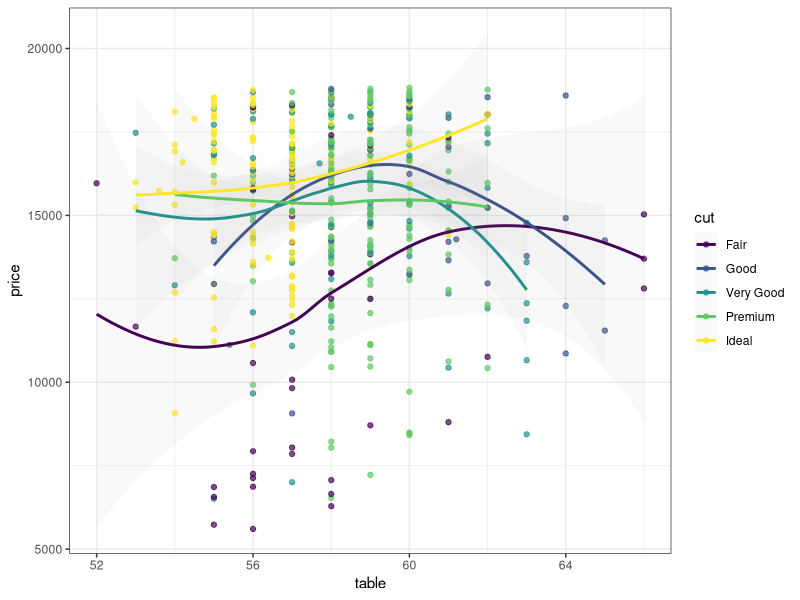
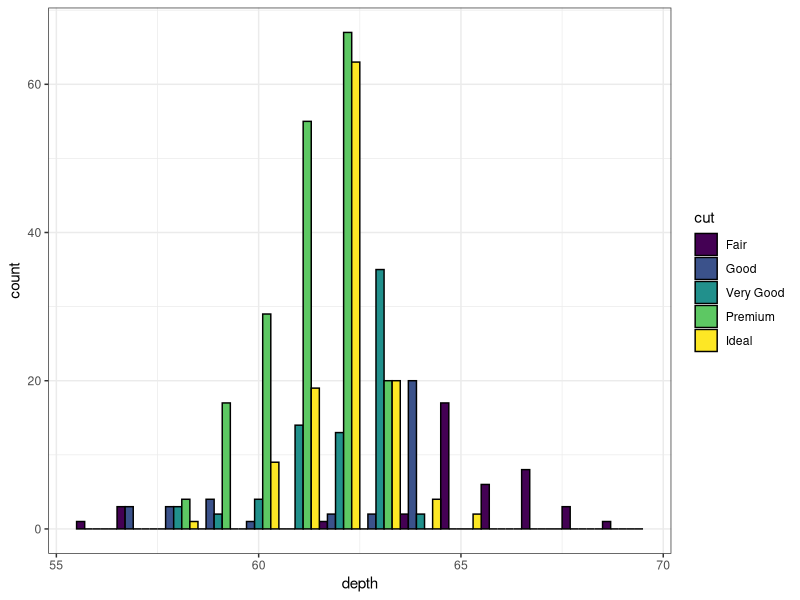

Generate these figures, in order, with R: (Note: this script raises an error after producing the figures.)
## ---- chunk 1
knitr::opts_chunk$set(echo = TRUE)
## ---- chunk 2
library("ggsci")
library("ggplot2")
library("gridExtra")
library("scales")
data("diamonds")


## ---- chunk 3

p1 <- ggplot(
  subset(diamonds, carat >= 2.2),
  aes(x = table, y = price, colour = cut)
) +
  geom_point(alpha = 0.7) +
  geom_smooth(method = "loess", alpha = 0.05, size = 1, span = 1) +
  theme_bw()
p2 <- ggplot(
  subset(diamonds, carat > 2.2 & depth > 55 & depth < 70),
  aes(x = depth, fill = cut)
) +
  geom_histogram(colour = "black", binwidth = 1, position = "dodge") +
  theme_bw()


p1_blood = p1 + scale_color_ash()
p2_blood = p2 + scale_fill_ash()
grid.arrange(p1_blood, p2_blood, ncol = 2)

## ---- chunk 4
#get a custom (named) colour set for DLBCL molecular subgroups including double-hit signature

COO_colours = ggsci::ggsci_db$"ash"$coo

ggplot(data.frame(COO=names(COO_colours))) + geom_bar(aes(x=COO,y=1,fill=COO),stat="identity") + scale_fill_manual(values=COO_colours) + theme_void()

## ---- chunk 5
#get a custom (named) colour set for DLBCL genetic subgroups including double-hit signature

lg_colours = ggsci::ggsci_db$"ash"$lymphgen

ggplot(data.frame(LymphGen=names(lg_colours))) + geom_bar(aes(x=LymphGen,y=1,fill=LymphGen),stat="identity") + scale_fill_manual(values=lg_colours) + theme_void()

